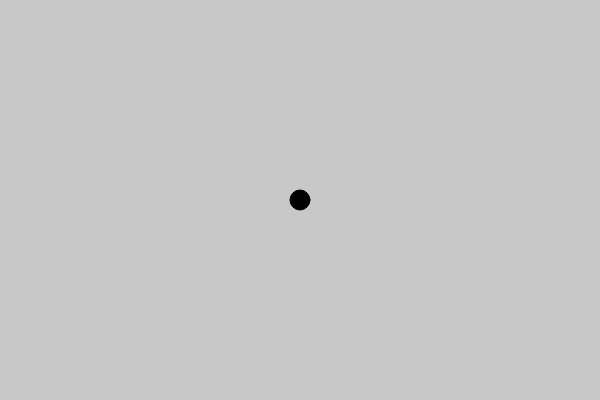
Frame 1 (no input)
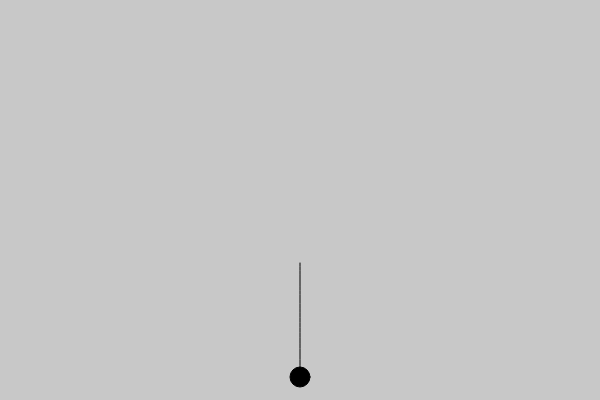
Frame 60 (no input)
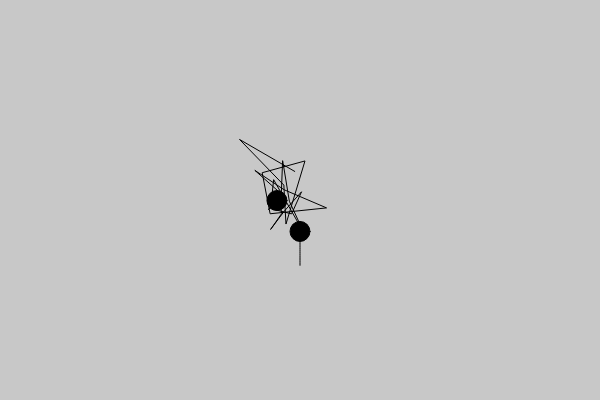
Frame 120 (the mouse pressed at the canvas centre since frame 60)

The p5.js sketch that drew these frames (run headless with seeded random() and noise() and a simulated clock; from frame 60 on, the mouse is pressed at the canvas centre):

// p5.js sketch
// ── sketch.js
/**
 * * 存储位置历史记录
 * https://www.youtube.com/watch?v=vqE8DMfOajk&t=65s
 */
let particle;
let particles = [];
let gravity = 0.1; // 重力

function setup() {
  createCanvas(600, 400);
  particle = new Particle(300, 200);
  particle2 = new Particle(300, 200);
}

function mousePressed() {
  particles.push(new Particle(mouseX, mouseY));
}

function draw() {
  background(200);

  particle.update();
  particle.show();

  for (let i = 0; i < particles.length; i++) {
    particles[i].update2();
    particles[i].show();
  }
}

class Particle {
  constructor(x, y) {
    this.x = x;
    this.y = y;
    this.ySpeed = 0; // 速度
    this.history = []; // x,y 的历史纪录
  }

  update() {
    this.y += this.ySpeed;
    this.ySpeed += gravity;

    if (this.y > height) {
      this.y = height;
      this.ySpeed *= -0.9;
    }
    let v = createVector(this.x, this.y);
    this.history.push(v);

    if (this.history.length > 25) {
      this.history.splice(0, 1);
    }
  }

  update2() {
    this.x += random(-10, 10);
    this.y += random(-10, 10);

    for (let i = 0; i < this.history.length; i++) {
      this.history[i].x += random(-10, 10);
      this.history[i].y += random(-10, 10);
    }

    let v = createVector(this.x, this.y);
    this.history.push(v);

    if (this.history.length > 25) {
      this.history.splice(0, 1);
    }
  }

  show() {
    fill(0);
    ellipse(this.x, this.y, 20);

    noFill();
    beginShape();
    for (let i = 0; i < this.history.length; i++) {
      let { x, y } = this.history[i];
      // ellipse(x, y, i);
      vertex(x, y);
    }
    endShape();
  }
}
